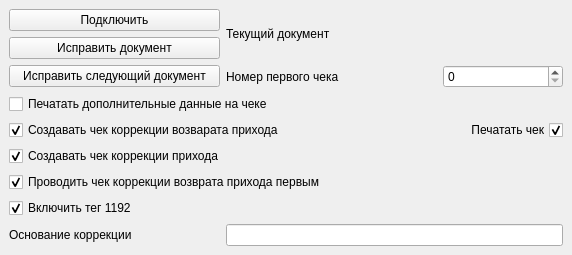
<?xml version="1.0" encoding="UTF-8"?>
<ui version="4.0">
 <class>MainWindow</class>
 <widget class="QMainWindow" name="MainWindow">
  <property name="geometry">
   <rect>
    <x>0</x>
    <y>0</y>
    <width>572</width>
    <height>251</height>
   </rect>
  </property>
  <property name="windowTitle">
   <string>POS_ATOL</string>
  </property>
  <property name="windowIcon">
   <iconset theme="document-revert"/>
  </property>
  <widget class="QWidget" name="centralwidget">
   <layout class="QGridLayout" name="gridLayout">
    <item row="0" column="0">
     <widget class="QPushButton" name="btnConnect">
      <property name="text">
       <string>Подключить</string>
      </property>
     </widget>
    </item>
    <item row="3" column="0">
     <widget class="QPushButton" name="btnCorrectNext">
      <property name="text">
       <string>Исправить следующий документ</string>
      </property>
     </widget>
    </item>
    <item row="3" column="2">
     <widget class="QSpinBox" name="sbFirstCheck">
      <property name="maximumSize">
       <size>
        <width>120</width>
        <height>16777215</height>
       </size>
      </property>
      <property name="maximum">
       <number>999999999</number>
      </property>
     </widget>
    </item>
    <item row="1" column="0">
     <widget class="QPushButton" name="btnCorrectCheck">
      <property name="text">
       <string>Исправить документ</string>
      </property>
     </widget>
    </item>
    <item row="0" column="2" rowspan="2">
     <widget class="QLabel" name="lblCurrentDocument">
      <property name="font">
       <font>
        <pointsize>22</pointsize>
       </font>
      </property>
      <property name="text">
       <string/>
      </property>
     </widget>
    </item>
    <item row="6" column="0" colspan="2">
     <widget class="QCheckBox" name="cbPrintCorrCheck">
      <property name="text">
       <string>Создавать чек коррекции прихода</string>
      </property>
      <property name="checked">
       <bool>true</bool>
      </property>
     </widget>
    </item>
    <item row="3" column="1">
     <widget class="QLabel" name="label">
      <property name="text">
       <string>Номер первого чека</string>
      </property>
     </widget>
    </item>
    <item row="5" column="0" colspan="2">
     <widget class="QCheckBox" name="cbPrintCorrReturnCheck">
      <property name="text">
       <string>Создавать чек коррекции возварата прихода</string>
      </property>
      <property name="checked">
       <bool>true</bool>
      </property>
     </widget>
    </item>
    <item row="5" column="2">
     <widget class="QCheckBox" name="cbPrintCheck">
      <property name="layoutDirection">
       <enum>Qt::RightToLeft</enum>
      </property>
      <property name="text">
       <string>Печатать чек</string>
      </property>
      <property name="checked">
       <bool>true</bool>
      </property>
     </widget>
    </item>
    <item row="4" column="0" colspan="2">
     <widget class="QCheckBox" name="cbPrintAdditional">
      <property name="text">
       <string>Печатать дополнительные данные на чеке</string>
      </property>
     </widget>
    </item>
    <item row="8" column="0">
     <widget class="QCheckBox" name="cbTag1192">
      <property name="text">
       <string>Включить тег 1192</string>
      </property>
      <property name="checked">
       <bool>true</bool>
      </property>
     </widget>
    </item>
    <item row="7" column="0" colspan="2">
     <widget class="QCheckBox" name="cbPriorityReturnCorrCheck">
      <property name="text">
       <string>Проводить чек коррекции возврата прихода первым</string>
      </property>
      <property name="checked">
       <bool>true</bool>
      </property>
     </widget>
    </item>
    <item row="0" column="1" rowspan="2">
     <widget class="QLabel" name="label_7">
      <property name="text">
       <string>Текущий документ</string>
      </property>
     </widget>
    </item>
    <item row="9" column="0">
     <widget class="QLabel" name="label_2">
      <property name="text">
       <string>Основание коррекции</string>
      </property>
     </widget>
    </item>
    <item row="9" column="1" colspan="2">
     <widget class="QLineEdit" name="leCorrect"/>
    </item>
   </layout>
  </widget>
 </widget>
 <resources/>
 <connections/>
</ui>
